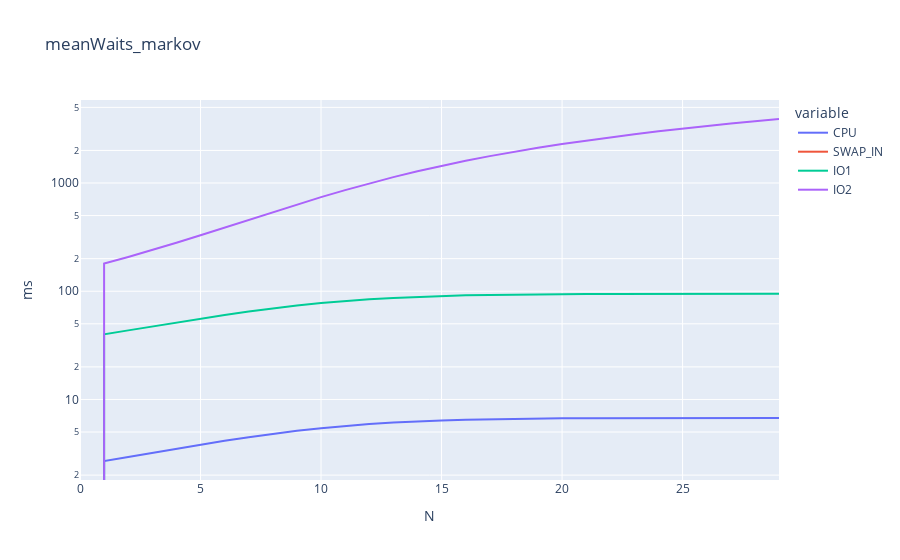

The notebook cell this image was saved under:
### Code cell
produce_graph_and_save(meanWaits,"meanWaits_markov","ms",True)

### Figure 1 — Plotly figure (JSON) as saved in the notebook; plotly's stock layout.template omitted (floating-point values rounded to 4 significant figures)
{"data": [{"hovertemplate": "variable=CPU<br>N=%{x}<br>value=%{y}<extra></extra>", "legendgroup": "CPU", "line": {"color": "#636efa", "dash": "solid"}, "marker": {"symbol": "circle"}, "mode": "lines", "name": "CPU", "orientation": "v", "showlegend": true, "type": "scatter", "x": [0, 1, 2, 3, 4, 5, 6, 7, 8, 9, 10, 11, 12, 13, 14, 15, 16, 17, 18, 19, 20, 21, 22, 23, 24, 25, 26, 27, 28, 29], "xaxis": "x", "y": [0, 2.7, 2.945, 3.214, 3.506, 3.818, 4.145, 4.479, 4.809, 5.127, 5.423, 5.689, 5.92, 6.114, 6.272, 6.397, 6.494, 6.567, 6.621, 6.66, 6.688, 6.708, 6.721, 6.731, 6.737, 6.741, 6.744, 6.746, 6.748, 6.748], "yaxis": "y"}, {"hovertemplate": "variable=SWAP_IN<br>N=%{x}<br>value=%{y}<extra></extra>", "legendgroup": "SWAP_IN", "line": {"color": "#EF553B", "dash": "solid"}, "marker": {"symbol": "circle"}, "mode": "lines", "name": "SWAP_IN", "orientation": "v", "showlegend": true, "type": "scatter", "x": [0, 1, 2, 3, 4, 5, 6, 7, 8, 9, 10, 11, 12, 13, 14, 15, 16, 17, 18, 19, 20, 21, 22, 23, 24, 25, 26, 27, 28, 29], "xaxis": "x", "y": [0, 0, 0, 0, 0, 0, 0, 0, 0, 0, 0, 0, 0, 0, 0, 0, 0, 0, 0, 0, 0, 0, 0, 0, 0, 0, 0, 0, 0, 0], "yaxis": "y"}, {"hovertemplate": "variable=IO1<br>N=%{x}<br>value=%{y}<extra></extra>", "legendgroup": "IO1", "line": {"color": "#00cc96", "dash": "solid"}, "marker": {"symbol": "circle"}, "mode": "lines", "name": "IO1", "orientation": "v", "showlegend": true, "type": "scatter", "x": [0, 1, 2, 3, 4, 5, 6, 7, 8, 9, 10, 11, 12, 13, 14, 15, 16, 17, 18, 19, 20, 21, 22, 23, 24, 25, 26, 27, 28, 29], "xaxis": "x", "y": [0, 40, 43.49, 47.31, 51.43, 55.8, 60.33, 64.93, 69.45, 73.75, 77.72, 81.25, 84.28, 86.8, 88.83, 90.43, 91.64, 92.55, 93.21, 93.68, 94.02, 94.25, 94.41, 94.52, 94.59, 94.64, 94.68, 94.7, 94.71, 94.72], "yaxis": "y"}, {"hovertemplate": "variable=IO2<br>N=%{x}<br>value=%{y}<extra></extra>", "legendgroup": "IO2", "line": {"color": "#ab63fa", "dash": "solid"}, "marker": {"symbol": "circle"}, "mode": "lines", "name": "IO2", "orientation": "v", "showlegend": true, "type": "scatter", "x": [0, 1, 2, 3, 4, 5, 6, 7, 8, 9, 10, 11, 12, 13, 14, 15, 16, 17, 18, 19, 20, 21, 22, 23, 24, 25, 26, 27, 28, 29], "xaxis": "x", "y": [0, 180, 207.2, 240.2, 280.4, 329.1, 387.6, 457.2, 538.9, 633.3, 740.6, 860.3, 991.5, 1133.0, 1283.0, 1441.0, 1604.0, 1772.0, 1943.0, 2117.0, 2293.0, 2470.0, 2648.0, 2826.0, 3005.0, 3185.0, 3364.0, 3544.0, 3724.0, 3904.0], "yaxis": "y"}], "layout": {"legend": {"title": {"text": "variable"}, "tracegroupgap": 0}, "title": {"text": "meanWaits_markov"}, "xaxis": {"anchor": "y", "domain": [0, 1], "title": {"text": "N"}}, "yaxis": {"anchor": "x", "domain": [0, 1], "title": {"text": "ms"}, "type": "log"}}}
